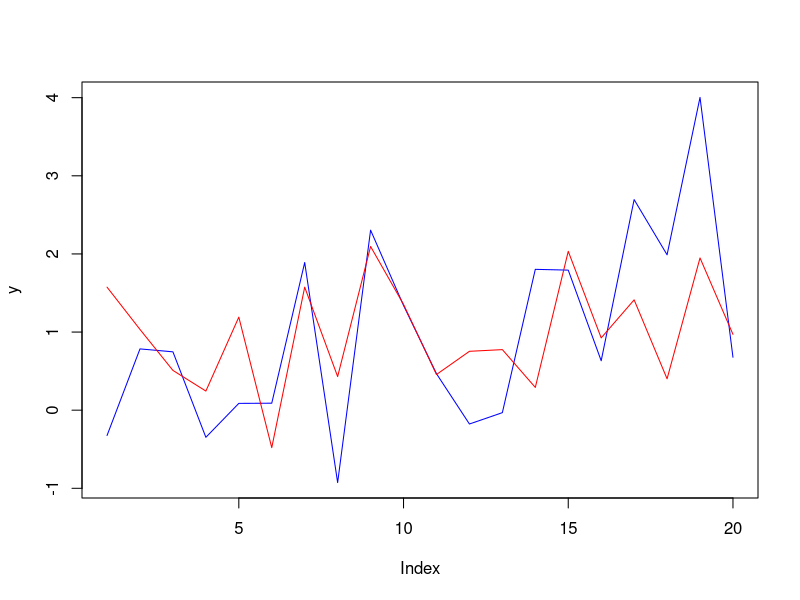
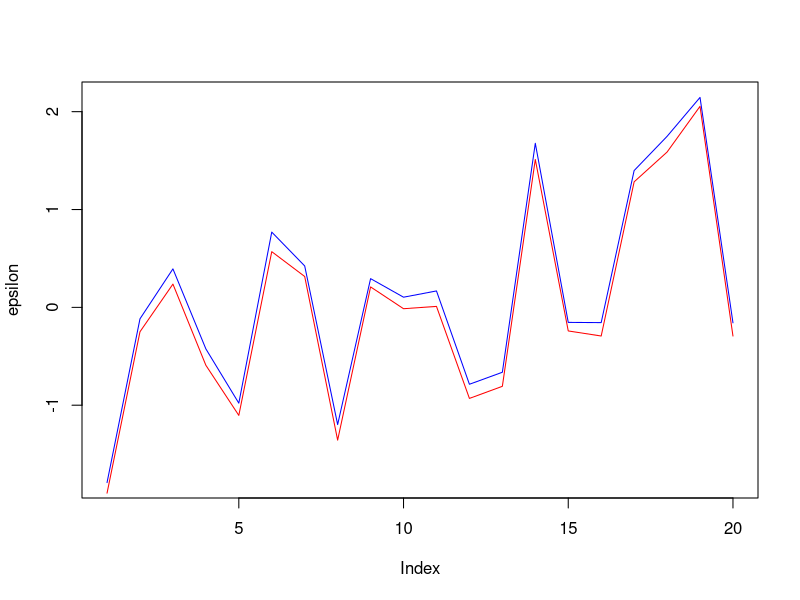

The R script that drew these images, in order:
#╒═══════════════════════════════════════════════════════════════════════════════╕
#│ Sesión laboratorio 1                                                          │
#│ Econometría Avanzada I Mención en Economía                                    │
#│ Última Revisión: 24 de junio 2021                                             │
#│ Ojo, este archivo tiene carácteres latinos y griegos, por lo que está         │
#│      codificado en UTF-8.                                                     │
#╘═══════════════════════════════════════════════════════════════════════════════╛
#╒═══════════════════════════════════════════════════════════════════════════════╕
#│ En esta primera sesión construiremos un "modelo verdadero" del tipo:          │
#│ General   :   Y = Xβ + ε                                                      │
#│ Específico:   Y = β1 + β2 x + ε                                               │
#│                                                                               │
#│ Los datos se generan de manera aleatoria, por lo que usamos los comandos      │
#│ set.seed() y rnorm()                                                          │
#╘═══════════════════════════════════════════════════════════════════════════════╛

# Primero las variables "de usuario":
n       <- 20      # Número de Observaciones
beta    <- c(1,1)  # Beta verdadero (desconocido para el investigador)
sigma   <- 1       # Verdadera desviación estándar de ε
set.seed(19000000) # La "semilla" fija la creación de números aleatorios
# De aquí en adelante todo es automático
k       <- length(beta)  # Obtiene el número de variables a partir de beta
# Construimos X: la matriz variables independientes
x       <- matrix(rnorm(n*k), n,k) # Damos estructura de matriz n×k a un vector de 
                                   # números aleatorios de longitud x*k
# Por convención la primera columna es la constante
x[,1]   <- 1                       

# Ahora contruimos el "modelo verdadero" (método del oráculo)
epsilon <- rnorm(n, sd=sigma) # Este es el verdadero ε (desconocido)
y       <- x%*%beta + epsilon # Creamos la var.dep a partir del modelo verdadero

# En la práctica el modelo verdadero es desconocido (β y ε), por lo que se necesita
# un criterio para estimarlos.  El que usamos para estimar β es el de mínimos
# cuadrados ordinarios. A este estimador le llamamos b = (X'X)‾¹X'y

# Estimador de mínimos cuadrados
b       <- solve(t(x)%*%x)%*%t(x)%*%y
# Para verificar su resultado puede usar el comando de R lm():
model1  <- lm(y~0+x)
summary(model1)

# Ahora podemos calcular ŷ y e
# Estimados
y_hat   <- x%*%b
e       <- y - y_hat

# A continuación puede comparar los valores verdaderos y los estimados:
# Gráficos
plot(y, type="l", col="blue")       # plot()  crea un nuevo gráfico
lines(y_hat, type="l", col="red")   # lines() escribe sobre el gráfico anterior
plot(epsilon, type="l", col="blue")
lines(e, type="l", col="red")

# Ahora podemos verificar algunas propiedades de las matrices asociadas:
# (note que el computador no siempre encuentra ceros exactos)
# Para la matriz de proyección:
p  <- x%*%solve(t(x)%*%x)%*%t(x)    # Matriz de proyección
p%*%x - x                           # Cero computacional
p%*%p - p                           # Idempotencia

# Para la matriz de aniquilación:
M  <- diag(n) -  x%*%solve(t(x)%*%x)%*%t(x)
M%*%x                               # Aniquilación
M%*%M - M                           # Idempotencia
M%*%epsilon - e                     # Esta propiedad es muy importante
                                    # Conecta lo desconocido (ε) con lo
                                    #  conocido (M y e)
#╒═══════════════════════════════════════════════════════════════════════════════╕
#│ Sesión laboratorio 2                                                          │
#│ Econometría Avanzada I MAEC/DOEC                                              │
#│ Última Revisión: 1 de septiembre                                              │
#╘═══════════════════════════════════════════════════════════════════════════════╛
#╒═══════════════════════════════════════════════════════════════════════════════╕
#│ En esta sesión realizaremos inferencia estadística del modelo estimado en     │
#│    la sesión anterior                                                         │
#│ General   :   Y = Xβ + ε                                                      │
#│ Específico:   Y = β1 + β2 x + ε                                               │
#╘═══════════════════════════════════════════════════════════════════════════════╛

# Primero calcularemos nuestro estimador de la varianza:
SSE    <- sum(e^2)                 # Suma de errores al cuadrado
df     <- n-k                      # Grados de libertad ("degrees of freedom")
sigma2 <- SSE/df                   # Estimador para σ²
varcov <- sigma2*solve(t(x)%*%x)   # Matriz de Covarianza de b: varcov = σ²(X'X)‾¹
ee_b   <- sqrt(diag(varcov))       # Vector de errores estándar de b 

# Test de significancia  Hₒ: β = 0
#   En este caso realizaremos el test para el vector completo
tc     <- b/ee_b                   # El estadístico de prueba t calculado
pval   <- 2*(1-pt(abs(tc), df=df)) # Valor p

R2     <- 1-SSE/sum(y^2)           # Coeficiente de Determinación
R2adj  <- 1- ((n-1)/(n-k))*(1-R2)  # Coeficiente de Determinación adjustado
# Note que hay una diferencia entre el R2 ajustado calculado acá y el 
# que obtuvimos usando lm().  Esto se debe a que en la estimación lm()
# impusimos un modelo sin intercepto, lo que no permite ajustar el R², por
# lo que lm() usa una versión alternativa. Para obtener el R² "correcto" hay
# que corregir la estimación en lm()
R2adj_sc  <- 1- ((n)/(n-k))*(1-R2) # Coeficiente de Determinación adjustado
                                   # sin constante ¿puede ver la diferencia?
                                   # Tarea: piense por qué la diferencia
# Nuevamente miremos el resultado de la regresión usando lm()
summary(model1)
# Observe los siguietes resultados obtenidos en este laboratorio
quantile(e)
cbind(b, ee_b, tc, pval)

# Usted puede construir en R sus propios "outputs" o resultados. Ejemplos:
cat(paste("Error estándar del residuo:", round(sqrt(sigma2),4), 
          "con", df ,"grados de libertad \n"))
# o por ejemplo, si está escribiendo un informe
cat(paste("La constante es", round(b[1],2), "con un error estándar de",
          round(ee_b[1],2)), "\n")
cat(paste("La pendiente es", round(b[2],2), "con un valor p =",
          round(pval[2],3)), "\n")
# El comando cat() escribe textos en la consola.
# El comando paste() crea textos pegando partes
#    usamos \n para crear una nueva línea
# El comando round() es para redondear:
#            round(b[1],2) redondea el primer elemento de b a 2 decimales
# Fin Laboratorio 2
cat("Fin del Laboratorio 2 \n")

